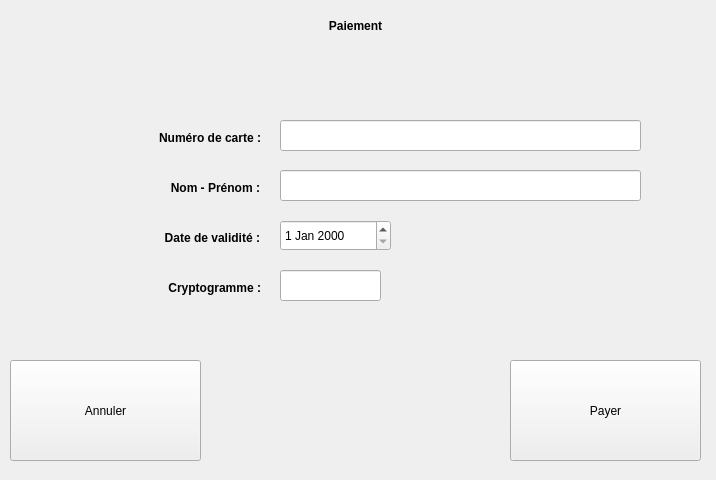
<?xml version="1.0" encoding="UTF-8"?>
<ui version="4.0">
 <class>Form</class>
 <widget class="QWidget" name="Form">
  <property name="geometry">
   <rect>
    <x>0</x>
    <y>0</y>
    <width>716</width>
    <height>480</height>
   </rect>
  </property>
  <property name="windowTitle">
   <string>Form</string>
  </property>
  <widget class="QLabel" name="labelTitle">
   <property name="geometry">
    <rect>
     <x>20</x>
     <y>10</y>
     <width>671</width>
     <height>31</height>
    </rect>
   </property>
   <property name="font">
    <font>
     <weight>75</weight>
     <bold>true</bold>
    </font>
   </property>
   <property name="layoutDirection">
    <enum>Qt::LeftToRight</enum>
   </property>
   <property name="autoFillBackground">
    <bool>false</bool>
   </property>
   <property name="text">
    <string>Paiement</string>
   </property>
   <property name="textFormat">
    <enum>Qt::AutoText</enum>
   </property>
   <property name="alignment">
    <set>Qt::AlignCenter</set>
   </property>
  </widget>
  <widget class="QPushButton" name="cancelButton">
   <property name="geometry">
    <rect>
     <x>10</x>
     <y>360</y>
     <width>191</width>
     <height>101</height>
    </rect>
   </property>
   <property name="text">
    <string>Annuler</string>
   </property>
  </widget>
  <widget class="QPushButton" name="payerButton">
   <property name="geometry">
    <rect>
     <x>510</x>
     <y>360</y>
     <width>191</width>
     <height>101</height>
    </rect>
   </property>
   <property name="text">
    <string>Payer</string>
   </property>
  </widget>
  <widget class="QLabel" name="label">
   <property name="geometry">
    <rect>
     <x>110</x>
     <y>130</y>
     <width>151</width>
     <height>16</height>
    </rect>
   </property>
   <property name="font">
    <font>
     <weight>75</weight>
     <bold>true</bold>
    </font>
   </property>
   <property name="text">
    <string>Numéro de carte :</string>
   </property>
   <property name="alignment">
    <set>Qt::AlignRight|Qt::AlignTrailing|Qt::AlignVCenter</set>
   </property>
  </widget>
  <widget class="QLabel" name="label_2">
   <property name="geometry">
    <rect>
     <x>120</x>
     <y>230</y>
     <width>140</width>
     <height>16</height>
    </rect>
   </property>
   <property name="font">
    <font>
     <weight>75</weight>
     <bold>true</bold>
    </font>
   </property>
   <property name="text">
    <string>Date de validité :</string>
   </property>
   <property name="alignment">
    <set>Qt::AlignRight|Qt::AlignTrailing|Qt::AlignVCenter</set>
   </property>
  </widget>
  <widget class="QLabel" name="label_3">
   <property name="geometry">
    <rect>
     <x>130</x>
     <y>180</y>
     <width>130</width>
     <height>15</height>
    </rect>
   </property>
   <property name="font">
    <font>
     <weight>75</weight>
     <bold>true</bold>
    </font>
   </property>
   <property name="text">
    <string>Nom - Prénom :</string>
   </property>
   <property name="alignment">
    <set>Qt::AlignRight|Qt::AlignTrailing|Qt::AlignVCenter</set>
   </property>
  </widget>
  <widget class="QLabel" name="label_4">
   <property name="geometry">
    <rect>
     <x>100</x>
     <y>280</y>
     <width>161</width>
     <height>16</height>
    </rect>
   </property>
   <property name="font">
    <font>
     <weight>75</weight>
     <bold>true</bold>
    </font>
   </property>
   <property name="text">
    <string>Cryptogramme :</string>
   </property>
   <property name="alignment">
    <set>Qt::AlignRight|Qt::AlignTrailing|Qt::AlignVCenter</set>
   </property>
  </widget>
  <widget class="QLineEdit" name="cardNumberEdit">
   <property name="geometry">
    <rect>
     <x>280</x>
     <y>120</y>
     <width>361</width>
     <height>31</height>
    </rect>
   </property>
  </widget>
  <widget class="QLineEdit" name="nameEdit">
   <property name="geometry">
    <rect>
     <x>280</x>
     <y>170</y>
     <width>361</width>
     <height>31</height>
    </rect>
   </property>
  </widget>
  <widget class="QLineEdit" name="cryptoEdit">
   <property name="geometry">
    <rect>
     <x>280</x>
     <y>270</y>
     <width>101</width>
     <height>31</height>
    </rect>
   </property>
  </widget>
  <widget class="QDateEdit" name="dateEdit">
   <property name="geometry">
    <rect>
     <x>280</x>
     <y>220</y>
     <width>111</width>
     <height>31</height>
    </rect>
   </property>
  </widget>
 </widget>
 <resources/>
 <connections/>
</ui>
